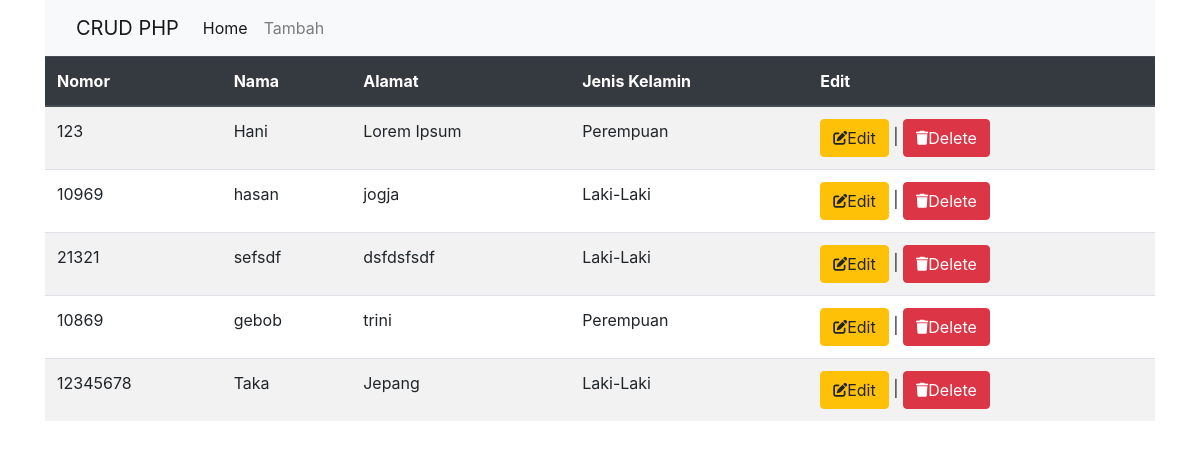
The page / on the database its author committed.
### tables this page shows
CREATE TABLE `karyawan` (
  `nomor_karyawan` varchar(10) NOT NULL,
  `nama` varchar(70) NOT NULL,
  `alamat` text NOT NULL,
  `gender` enum('L','P') NOT NULL
);

### index.php (the view, shortened to what this page needs)
<!DOCTYPE html>
 <html>
 <head>
    <link rel="stylesheet" href="assets/css/bootstrap.min.css">
 </head>
 <body>
 	<div class="container">
 		<nav class="navbar navbar-expand-lg navbar-light bg-light">
		<div class="container">
			<a class="navbar-brand" href="#">CRUD PHP </a>
			<div class="collapse navbar-collapse" id="navbarSupportedContent">
				<ul class="navbar-nav mr-auto">
					<li class="nav-item active">
						<a class="nav-link" href="index.php">Home</a>
					</li>
					<li class="nav-item">
						<a class="nav-link" data-toggle="modal" data-target="#exampleModal">Tambah</a>
					</li>
				</ul>
			</div>
		</div>
	</nav>
 	</div>
 	<div class="container">
 	<table class="table table-striped table-hover">
 		<thead class="thead thead-dark">
 			<tr>
 				<th>Nomor</th>
 				<th>Nama</th>
 				<th>Alamat</th>
 				<th>Jenis Kelamin</th>
 				<th>Edit</th>
 			</tr>
 		</thead>
 		<tbody>
 			<?php
 			$servername = "localhost";
			$username = "root";
			$password = "";
			$dbname = "latihan";
			$conn = mysqli_connect($servername, $username, $password, $dbname);
 			$query = "SELECT * FROM karyawan";
 			$result = mysqli_query($conn, $query);
		    while($row = mysqli_fetch_array($result)) {
		        echo "<td>".$row['nomor_karyawan']."</td>";
		        echo "<td>".$row['nama']."</td>";
				echo "<td>".$row['alamat']."</td>";
				if ($row['gender'] == "L") {
					echo "<td>Laki-Laki</td>";
				} else {
					echo "<td>Perempuan</td>";
				}
		        echo "<td><a href='edit.php?nomor_karyawan=$row[nomor_karyawan]' class='btn btn-warning'><span class='fa fa-edit fa-sm'></span>Edit</a> | <a href='hapus.php?nomor_karyawan=$row[nomor_karyawan]' class='btn btn-danger' ><span class='fa fa-trash fa-sm'></span>Delete</a></td></tr>";
			}
		    ?>
 		</tbody>
 	</table>
 	</div>
 </body>
 </html>

### rows shown on the page
karyawan: nomor_karyawan "123", nama "Hani", alamat "Lorem Ipsum", gender "Perempuan"
karyawan: nomor_karyawan "10969", nama "hasan", alamat "jogja", gender "Laki-Laki"
karyawan: nomor_karyawan "21321", nama "sefsdf", alamat "dsfdsfsdf", gender "Laki-Laki"
karyawan: nomor_karyawan "10869", nama "gebob", alamat "trini", gender "Perempuan"
karyawan: nomor_karyawan "12345678", nama "Taka", alamat "Jepang", gender "Laki-Laki"
